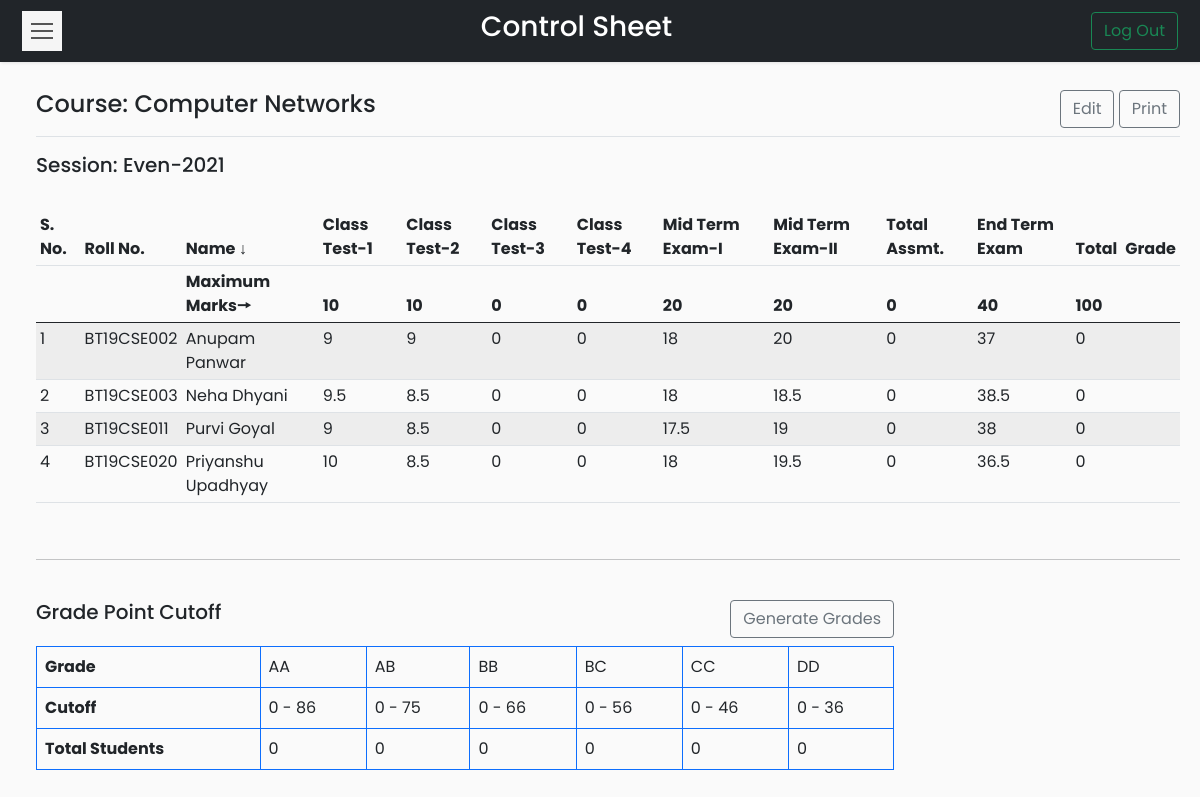
Before: /Codes/coursetable.php?course=CSL-255 (signed in) with the older database file.
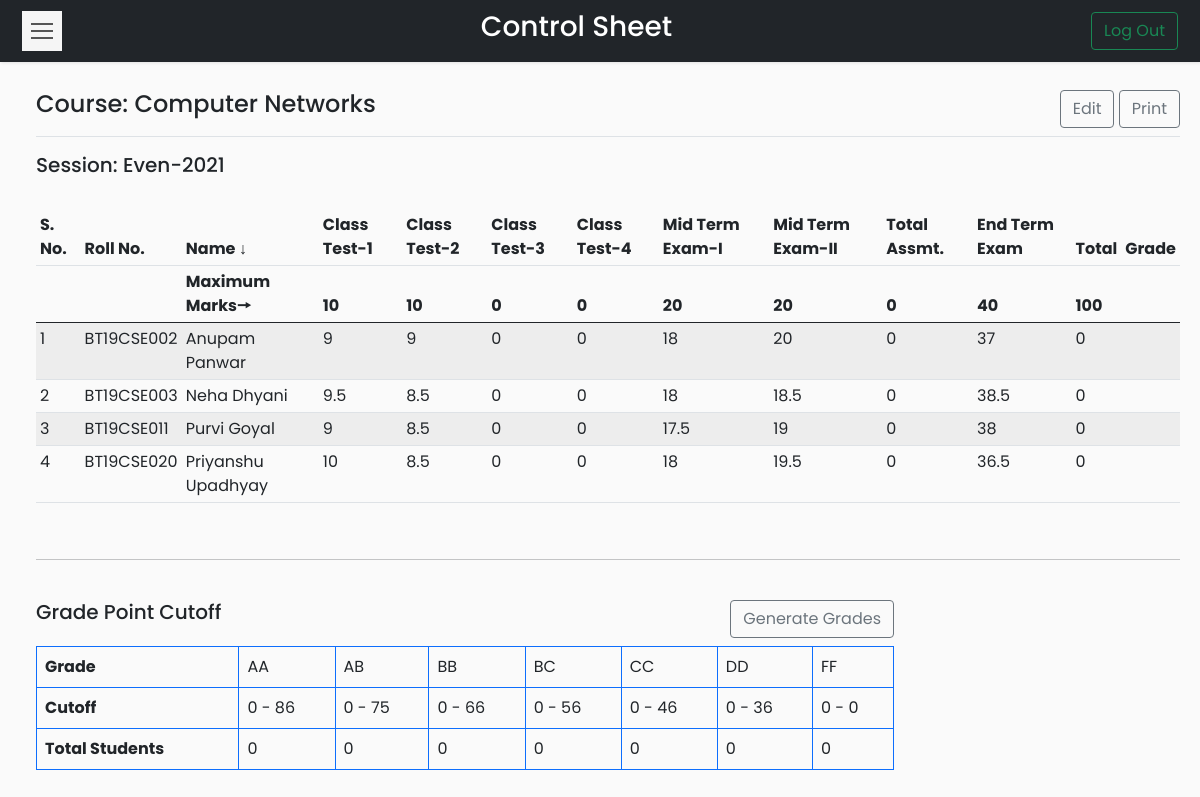
After: the same page with the newer database file.
### tables this page shows
CREATE TABLE `courses` (
  `id` int(11) NOT NULL,
  `course_name` varchar(50) NOT NULL,
  `course_code` varchar(20) NOT NULL,
  `semester` varchar(10) NOT NULL,
  `batch` varchar(20) NOT NULL
);

CREATE TABLE `controlsheet` (
  `course_code` varchar(20) NOT NULL,
  `roll_no` varchar(20) NOT NULL,
  `name` varchar(50) NOT NULL,
  `class_test_1` float NOT NULL DEFAULT 0,
  `class_test_2` float NOT NULL DEFAULT 0,
  `class_test_3` float NOT NULL DEFAULT 0,
  `class_test_4` float NOT NULL DEFAULT 0,
  `mid_term_1` float NOT NULL DEFAULT 0,
  `mid_term_2` float NOT NULL DEFAULT 0,
  `total_assesment` float NOT NULL DEFAULT 0,
  `end_term` float NOT NULL DEFAULT 0,
  `total_marks` float NOT NULL DEFAULT 0,
  `grade` varchar(5) NOT NULL
);

CREATE TABLE `gradewindow` (
  `course_code` varchar(20) NOT NULL,
  `grade` varchar(5) NOT NULL,
  `lower_cutoff` float(7,0) NOT NULL,
  `upper_cutoff` float NOT NULL,
  `no_of_students` int(5) NOT NULL
);

### Codes/coursetable.php (the view, shortened to what this page needs)
<?php
if (isset($_SESSION['id'])) {
?>
    <!DOCTYPE html>
    <html>
    <head>
        <link rel="stylesheet" href="css/bootstrap.min.css">
        <link rel="stylesheet" href="css/custom.css">
        <?php
        require_once __DIR__ . '\connection\connect.php';
        if (isset($_GET['course'])) {
            $cd = $_GET['course'];
        } else {
            header('Location: dashboard.php?error=ERROR OCCURRED');
            exit();
        }
        ?>
    </head>
    <body>
        <nav class="navbar navbar-light bg-dark">
            <div class="container-fluid">
                <button type="button" id="sidebarCollapse" class="navbar-btn">
                    <span></span>
                    <span></span>
                    <span></span>
                </button>
                <span class="text-white h3">Control Sheet</span>
                <form class="d-flex">
                    <a href="logout.php">
                        <button class="btn btn-outline-success" type="button">Log Out</button>
                    </a>
                </form>
            </div>
        </nav>
        <div class="wrapper">
            <div id="content">
                <?php
                $sql = "SELECT course_name, semester FROM courses WHERE course_code='$cd'";
                $result = $conn->query($sql);
                $row = $result->fetch_assoc();
                $cn = $row['course_name'];
                ?>
                <main class="col-md-auto ms-sm-3 col-lg-auto px-md-auto" id="printableTable">
                    <div class="d-flex justify-content-between flex-wrap flex-md-nowrap align-items-center pt-2 pb-2 mb-3 border-bottom btn-toolbar mb-3" role="toolbar" aria-label="Toolbar with button groups">
                        <h4 class="h4"><?php echo "Course: " . $cn ?></h4>
                        <div class="d-grid gap-2 d-md-block" role="group" aria-label="First group">
                            <a type="button" class="btn btn-outline-secondary" href="edit.php?course=<?php echo $cd ?>">Edit</a>
                            <a type="button" class="btn btn-outline-secondary" target="_blank" href="print.php?course=<?php echo $cd ?>">Print</a>
                        </div>
                    </div>
                    <h5>Session: <?php echo $row['semester']; ?></h5>
                    <br>
                    <div class="table-responsive">
                        <table class="table table-striped table-sm">
                            <thead>
                                <tr>
                                    <th>S. No.</th>
                                    <th>Roll No.</th>
                                    <th>Name ↓</th>
                                    <th>Class Test-1</th>
                                    <th>Class Test-2</th>
                                    <th>Class Test-3</th>
                                    <th>Class Test-4</th>
                                    <th>Mid Term Exam-I</th>
                                    <th>Mid Term Exam-II</th>
                                    <th>Total Assmt.</th>
                                    <th>End Term Exam</th>
                                    <th>Total</th>
                                    <th>Grade</th>
                                </tr>
                                <tr>
                                    <th></th>
                                    <th></th>
                                    <?php
                                    $sql = "SELECT * FROM controlsheet WHERE course_code='$cd'";
                                    $result = $conn->query($sql);
                                    if ($row = $result->fetch_assoc()) {
                                    ?>
                                        <th>Maximum Marks🠖</th>
                                        <th><?php echo $row['class_test_1']; ?></th>
                                        <th><?php echo $row['class_test_2']; ?></th>
                                        <th><?php echo $row['class_test_3']; ?></th>
                                        <th><?php echo $row['class_test_4']; ?></th>
                                        <th><?php echo $row['mid_term_1']; ?></th>
                                        <th><?php echo $row['mid_term_2']; ?></th>
                                        <th><?php echo $row['total_assesment']; ?></th>
                                        <th><?php echo $row['end_term']; ?></th>
                                        <th><?php echo $row['total_marks']; ?></th>
                                        <th><?php echo $row['grade']; ?></th>
                                    <?php } ?>
                                </tr>
                            </thead>
                            <tbody>
                                <?php
                                $i = 1;
                                while ($row = $result->fetch_assoc()) { ?>
                                    <tr>
                                        <td><?php echo $i++; ?></td>
                                        <td><?php echo $row['roll_no']; ?></td>
                                        <td><?php echo $row['name']; ?></td>
                                        <td><?php echo $row['class_test_1']; ?></td>
                                        <td><?php echo $row['class_test_2']; ?></td>
                                        <td><?php echo $row['class_test_3']; ?></td>
                                        <td><?php echo $row['class_test_4']; ?></td>
                                        <td><?php echo $row['mid_term_1']; ?></td>
                                        <td><?php echo $row['mid_term_2']; ?></td>
                                        <td><?php echo $row['total_assesment']; ?></td>
                                        <td><?php echo $row['end_term']; ?></td>
                                        <td><?php echo $row['total_marks']; ?></td>
                                        <td><?php echo $row['grade']; ?></td>
                                    </tr>
                                <?php } ?>
                            </tbody>
                        </table>
                    </div>
                    <br>
                    <hr>
                    <br>
                    <div class="table-responsive grade">
                        <div class="sameline grades">
                            <div class="text-start h5">Grade Point Cutoff</div>
                            <a class="btn btn-outline-secondary mb-2" href="generate.php?course=<?php echo $cd ?>">Generate Grades</a>
                        </div>
                        <table class="table table-bordered border-primary grades">
                            <thead>
                                <tr>
                                    <td><strong>Grade</strong></td>
                                    <?php
                                    $a = 0;
                                    $sql = "SELECT grade FROM gradewindow WHERE course_code='$cd'";
                                    $result = $conn->query($sql);
                                    while ($row = $result->fetch_assoc()) {
                                    ?>
                                        <td><?php echo $row['grade'];
                                            $g[$a++] = $row['grade'];
                                        } ?></td>
                                </tr>
                            </thead>
                            <tbody>
                                <tr>
                                    <td scope="row"><strong>Cutoff</strong></td>
                                    <?php
                                    $b = 0;
                                    while ($b < $a) {
                                        $sql = "SELECT lower_cutoff,upper_cutoff FROM gradewindow WHERE course_code='$cd' AND grade='$g[$b]'";
                                        $result = $conn->query($sql);
                                        if ($row = $result->fetch_assoc()) {
                                    ?>
                                            <td scope="row"><?php echo $row['upper_cutoff']; ?> - <?php echo $row['lower_cutoff']; ?></td>
                                        <?php
                                        } else { ?>
                                            <td scope="row"><?php echo "-";
                                                        }
                                                        $b++;
                                                    } ?></td>
                                </tr>
                                <tr>
                                    <td><strong>Total Students</strong></td>
                                    <?php
                                    $b = 0;
                                    while ($b < $a) {
                                        $sql = "SELECT no_of_students FROM gradewindow WHERE course_code='$cd' AND grade='$g[$b]'";
                                        $result = $conn->query($sql);
                                        if ($row = $result->fetch_assoc()) {
                                    ?>
                                            <td scope="row"><?php echo $row['no_of_students']; ?></td>
                                        <?php
                                        } else { ?>
                                            <td scope="row"><?php echo "-";
                                                        }
                                                        $b++;
                                                    } ?></td>
                                </tr>
                            </tbody>
                        </table>
                    </div>
                </main>
            </div>
        </div>
    <?php
} else {
    header('Location: index.php?error=INVALID REQUEST');
    exit();
}
    ?>
    </body>
    </html>

### Codes/css/custom.css (style rules this page uses)
body { font-family: 'Poppins', sans-serif; background: #fafafa; }
a, a:hover, a:focus { color: inherit; text-decoration: none; transition: all 0.3s; }
.navbar { padding: 10px 10px; background: #fff; border: none; border-radius: 5; margin-bottom: 0px; box-shadow: 1px 1px 3px rgba(0, 0, 0, 0.1); }
.navbar-btn { box-shadow: none; outline: none !important; border: none; }
.wrapper { display: flex; width: 100%; align-items: stretch; perspective: 1500px; }
.grades { width:75%; }
.sameline { display: flex; justify-content: space-between; }
#content { width: 100%; padding: 20px; min-height: 100vh; transition: all 0.3s; }
#sidebarCollapse { width: 40px; height: 40px; background: #f5f5f5; cursor: pointer; }
#sidebarCollapse span { width: 80%; height: 2px; margin: 0 auto; display: block; background: #555; transition: all 0.8s cubic-bezier(0.810, -0.330, 0.345, 1.375); transition-delay: 0.2s; }
#sidebarCollapse span:first-of-type { transform: rotate(45deg) translate(2px, 2px); }
#sidebarCollapse span:nth-of-type(2) { opacity: 0; }
#sidebarCollapse span:last-of-type { transform: rotate(-45deg) translate(1px, -1px); }
@media (max-width: 10000px) { #sidebarCollapse span:first-of-type, #sidebarCollapse span:nth-of-type(2), #sidebarCollapse span:last-of-type { transform: none; opacity: 1; margin: 5px auto; } }

Changed rows visible on the page:
added gradewindow: grade "FF", upper_cutoff "0", lower_cutoff "0", no_of_students "0"
